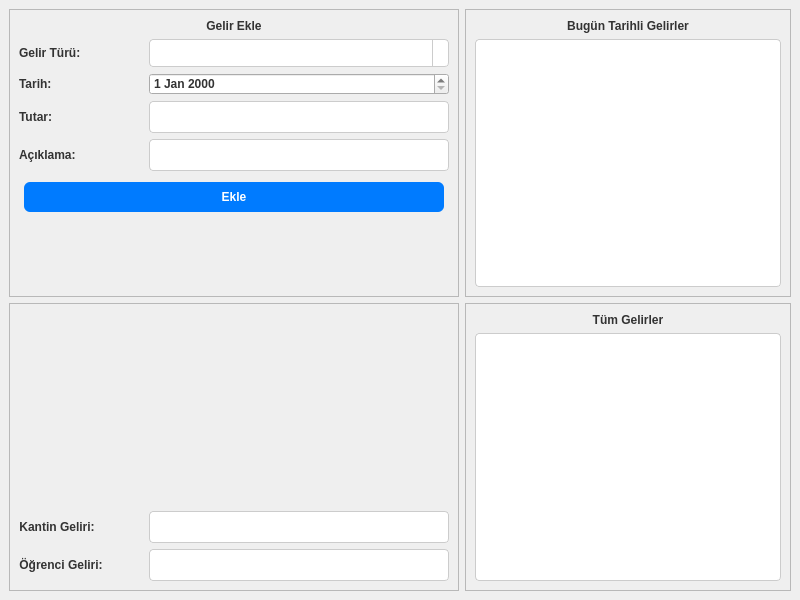
<?xml version="1.0" encoding="UTF-8"?>
<ui version="4.0">
 <class>MainWindow</class>
 <widget class="QMainWindow" name="MainWindow">
  <property name="geometry">
   <rect>
    <x>0</x>
    <y>0</y>
    <width>800</width>
    <height>600</height>
   </rect>
  </property>
  <property name="windowTitle">
   <string>Gelir Ekle</string>
  </property>
  <property name="windowIcon">
   <iconset resource="../../Yazılım/Zv0.1/resources.qrc">
    <normaloff>:/black/icons/black/Layer 1 copy.png</normaloff>:/black/icons/black/Layer 1 copy.png</iconset>
  </property>
  <property name="styleSheet">
   <string notr="true">/* Global Styles */
* {
	font: 10pt &quot;Segoe UI&quot;, Tahoma, Geneva, Verdana, sans-serif;;
    color: #333; /* Koyu gri yazı rengi */
    margin: 0;
    padding: 0;
    font-weight: bold;
}

/* Etiketler */
QLabel {
    color: #333; /* Koyu gri yazı rengi */
    font-weight: 500; /* Orta kalınlıkta yazı */
}

/* Butonlar */
QPushButton {
    color: #fff; /* Beyaz yazı rengi */
    background-color: #007bff; /* Modern mavi arka plan */
    border: none;
    border-radius: 6px; /* Hafif yuvarlatılmış köşeler */
    padding: 8px 20px; /* Rahat içerik alanı */
    margin: 5px;
    font-weight: 600; /* Kalın yazı */
    text-align: center;
}

QPushButton:hover {
    background-color: #0056b3; /* Üzerine gelindiğinde koyu mavi */
}

QPushButton:pressed {
    background-color: #004080; /* Tıklama anında daha koyu mavi */
}

/* Araç Butonları */
QToolButton {
    color: #333;
    background-color: transparent;
    border: none;
    border-radius: 4px;
    font-weight: 600;
    text-align: center;
    font-size: 12px; /* Yazı boyutu ayarlandı */
}

QToolButton:hover {
    background-color: #e0e0e0; /* Üzerine gelindiğinde hafif gri */
}

QToolButton:pressed {
    background-color: #d0d0d0; /* Tıklama anında daha koyu gri */
}

/* Giriş Alanları */
QLineEdit, QPlainTextEdit {
    color: #333;
    background-color: #fff; /* Beyaz arka plan */
    border: 1px solid #ccc; /* Açık gri sınır */
    border-radius: 4px; /* Hafif yuvarlatılmış köşeler */
    font-size: 14px;
    padding: 6px;
}

QLineEdit:focus, QPlainTextEdit:focus {
    border-color: #007bff; /* Odaklanıldığında mavi sınır */
}

/* Seçim Kutuları */
QComboBox {
    color: #333;
    background-color: #fff;
    border: 1px solid #ccc;
    border-radius: 4px;
    padding: 5px;
}

QComboBox::drop-down {
    border-left: 1px solid #ccc; /* Düğme ile kutuyu ayır */
}

/* Menüler ve Menü Çubuğu */
QMenuBar {
    background-color: #007bff;
    color: #fff;
    padding: 0 10px;
}

QMenuBar::item {
    padding: 10px;
    background-color: transparent;
}

QMenuBar::item:selected {
    background-color: #0056b3;
}

QMenu {
    background-color: #fff;
    border: 1px solid #ccc;
    border-radius: 4px;
    padding: 5px;
}

QMenu::item:selected {
    background-color: #007bff;
    color: #fff;
}

QMenu::separator {
    height: 1px;
    background-color: #ccc;
    margin: 5px 0;
}

/* Checkbox ve Radio Butonlar */
QCheckBox, QRadioButton {
    color: #333;
}

QCheckBox::indicator, QRadioButton::indicator {
    width: 16px;
    height: 16px;
    border: 1px solid #ccc;
    border-radius: 8px;
    background-color: #fff;
}

QCheckBox::indicator:checked, QRadioButton::indicator:checked {
    background-color: #007bff;
    border: 1px solid #007bff;
}

/* Tablolar */
QTableWidget {
    background-color: #fff;
    border: 1px solid #ccc;
    border-radius: 4px;
    font-size: 14px;
}

QTableWidget::item:selected {
    background-color: #007bff;
    color: #fff;
}

QHeaderView::section {
    background-color: #f5f5f5;
    border: 1px solid #ccc;
    padding: 8px;
    font-weight: 600;
    font-size: 14px;
}

/* Kaydırıcılar */
QScrollBar:vertical, QScrollBar:horizontal {
    background-color: #f5f5f5;
    border: none;
    width: 12px;
    margin: 0;
}

QScrollBar::handle:vertical, QScrollBar::handle:horizontal {
    background-color: #ccc;
    border-radius: 6px;
}

QScrollBar::add-line:vertical, QScrollBar::sub-line:vertical {
    height: 0px;
    width: 0px;
}

QScrollBar::add-page:vertical, QScrollBar::sub-page:vertical {
    background: none;
}

/* GroupBox */
QGroupBox {
    border: 1px solid #ccc;
    border-radius: 8px;
    margin: 10px;
    padding: 10px;
    background-color: #fff;
}

QGroupBox::title {
    subcontrol-origin: padding;
    subcontrol-position: top left;
    padding: 0 10px;
    color: #333;
    font-weight: 600;
    font-size: 16px;
}
</string>
  </property>
  <widget class="QWidget" name="centralwidget">
   <layout class="QGridLayout" name="gridLayout">
    <item row="0" column="0">
     <widget class="QFrame" name="frame">
      <property name="frameShape">
       <enum>QFrame::StyledPanel</enum>
      </property>
      <property name="frameShadow">
       <enum>QFrame::Plain</enum>
      </property>
      <layout class="QVBoxLayout" name="verticalLayout_2">
       <item>
        <widget class="QLabel" name="label_6">
         <property name="frameShape">
          <enum>QFrame::NoFrame</enum>
         </property>
         <property name="text">
          <string>Gelir Ekle</string>
         </property>
         <property name="alignment">
          <set>Qt::AlignCenter</set>
         </property>
        </widget>
       </item>
       <item>
        <layout class="QVBoxLayout" name="verticalLayout">
         <item>
          <layout class="QHBoxLayout" name="horizontalLayout">
           <item>
            <widget class="QLabel" name="label">
             <property name="text">
              <string>Gelir Türü:</string>
             </property>
            </widget>
           </item>
           <item>
            <spacer name="horizontalSpacer">
             <property name="orientation">
              <enum>Qt::Horizontal</enum>
             </property>
             <property name="sizeHint" stdset="0">
              <size>
               <width>40</width>
               <height>20</height>
              </size>
             </property>
            </spacer>
           </item>
           <item>
            <widget class="QComboBox" name="cbox_gelirui_gelir_turu">
             <property name="minimumSize">
              <size>
               <width>300</width>
               <height>0</height>
              </size>
             </property>
             <property name="maximumSize">
              <size>
               <width>300</width>
               <height>300</height>
              </size>
             </property>
            </widget>
           </item>
          </layout>
         </item>
         <item>
          <layout class="QHBoxLayout" name="horizontalLayout_2">
           <item>
            <widget class="QLabel" name="label_2">
             <property name="text">
              <string>Tarih:</string>
             </property>
            </widget>
           </item>
           <item>
            <spacer name="horizontalSpacer_2">
             <property name="orientation">
              <enum>Qt::Horizontal</enum>
             </property>
             <property name="sizeHint" stdset="0">
              <size>
               <width>40</width>
               <height>20</height>
              </size>
             </property>
            </spacer>
           </item>
           <item>
            <widget class="QDateEdit" name="dateEdit_gelirui_gelir_tarihi">
             <property name="minimumSize">
              <size>
               <width>300</width>
               <height>0</height>
              </size>
             </property>
             <property name="maximumSize">
              <size>
               <width>300</width>
               <height>300</height>
              </size>
             </property>
            </widget>
           </item>
          </layout>
         </item>
         <item>
          <layout class="QHBoxLayout" name="horizontalLayout_3">
           <item>
            <widget class="QLabel" name="label_3">
             <property name="text">
              <string>Tutar:</string>
             </property>
            </widget>
           </item>
           <item>
            <spacer name="horizontalSpacer_3">
             <property name="orientation">
              <enum>Qt::Horizontal</enum>
             </property>
             <property name="sizeHint" stdset="0">
              <size>
               <width>40</width>
               <height>20</height>
              </size>
             </property>
            </spacer>
           </item>
           <item>
            <widget class="QLineEdit" name="le_gelirui_gelir_tutari">
             <property name="minimumSize">
              <size>
               <width>300</width>
               <height>0</height>
              </size>
             </property>
             <property name="maximumSize">
              <size>
               <width>300</width>
               <height>300</height>
              </size>
             </property>
            </widget>
           </item>
          </layout>
         </item>
         <item>
          <layout class="QHBoxLayout" name="horizontalLayout_4">
           <item>
            <widget class="QLabel" name="label_4">
             <property name="text">
              <string>Açıklama:</string>
             </property>
            </widget>
           </item>
           <item>
            <spacer name="horizontalSpacer_4">
             <property name="orientation">
              <enum>Qt::Horizontal</enum>
             </property>
             <property name="sizeHint" stdset="0">
              <size>
               <width>40</width>
               <height>20</height>
              </size>
             </property>
            </spacer>
           </item>
           <item>
            <widget class="QLineEdit" name="le_gelirui_gelir_aciklama">
             <property name="minimumSize">
              <size>
               <width>300</width>
               <height>0</height>
              </size>
             </property>
             <property name="maximumSize">
              <size>
               <width>300</width>
               <height>300</height>
              </size>
             </property>
            </widget>
           </item>
          </layout>
         </item>
        </layout>
       </item>
       <item>
        <widget class="QPushButton" name="btn_gelirui_gelir_ekle">
         <property name="text">
          <string>Ekle</string>
         </property>
        </widget>
       </item>
       <item>
        <spacer name="verticalSpacer">
         <property name="orientation">
          <enum>Qt::Vertical</enum>
         </property>
         <property name="sizeHint" stdset="0">
          <size>
           <width>20</width>
           <height>40</height>
          </size>
         </property>
        </spacer>
       </item>
      </layout>
     </widget>
    </item>
    <item row="1" column="1">
     <widget class="QFrame" name="frame_4">
      <property name="frameShape">
       <enum>QFrame::StyledPanel</enum>
      </property>
      <property name="frameShadow">
       <enum>QFrame::Plain</enum>
      </property>
      <layout class="QVBoxLayout" name="verticalLayout_4">
       <item>
        <widget class="QLabel" name="label_7">
         <property name="text">
          <string>Tüm Gelirler</string>
         </property>
         <property name="alignment">
          <set>Qt::AlignCenter</set>
         </property>
        </widget>
       </item>
       <item>
        <widget class="QTableWidget" name="tableWidget_gelirui_tum_gelirler"/>
       </item>
      </layout>
     </widget>
    </item>
    <item row="0" column="1">
     <widget class="QFrame" name="frame_2">
      <property name="frameShape">
       <enum>QFrame::StyledPanel</enum>
      </property>
      <property name="frameShadow">
       <enum>QFrame::Plain</enum>
      </property>
      <layout class="QVBoxLayout" name="verticalLayout_3">
       <item>
        <widget class="QLabel" name="label_5">
         <property name="text">
          <string>Bugün Tarihli Gelirler</string>
         </property>
         <property name="alignment">
          <set>Qt::AlignCenter</set>
         </property>
        </widget>
       </item>
       <item>
        <widget class="QTableWidget" name="tableWidget_gelirui_bugun_tarihli_gelirler"/>
       </item>
      </layout>
     </widget>
    </item>
    <item row="1" column="0">
     <widget class="QFrame" name="frame_3">
      <property name="frameShape">
       <enum>QFrame::StyledPanel</enum>
      </property>
      <property name="frameShadow">
       <enum>QFrame::Plain</enum>
      </property>
      <layout class="QVBoxLayout" name="verticalLayout_5">
       <item>
        <spacer name="verticalSpacer_2">
         <property name="orientation">
          <enum>Qt::Vertical</enum>
         </property>
         <property name="sizeHint" stdset="0">
          <size>
           <width>20</width>
           <height>40</height>
          </size>
         </property>
        </spacer>
       </item>
       <item>
        <layout class="QHBoxLayout" name="horizontalLayout_7">
         <item>
          <widget class="QLabel" name="label_8">
           <property name="text">
            <string>Kantin Geliri:</string>
           </property>
           <property name="alignment">
            <set>Qt::AlignCenter</set>
           </property>
          </widget>
         </item>
         <item>
          <spacer name="horizontalSpacer_5">
           <property name="orientation">
            <enum>Qt::Horizontal</enum>
           </property>
           <property name="sizeHint" stdset="0">
            <size>
             <width>40</width>
             <height>20</height>
            </size>
           </property>
          </spacer>
         </item>
         <item>
          <widget class="QLineEdit" name="le_gelirui_kantin_geliri">
           <property name="minimumSize">
            <size>
             <width>300</width>
             <height>0</height>
            </size>
           </property>
           <property name="readOnly">
            <bool>true</bool>
           </property>
          </widget>
         </item>
        </layout>
       </item>
       <item>
        <layout class="QHBoxLayout" name="horizontalLayout_6">
         <item>
          <widget class="QLabel" name="label_9">
           <property name="text">
            <string>Öğrenci Geliri:</string>
           </property>
           <property name="alignment">
            <set>Qt::AlignCenter</set>
           </property>
          </widget>
         </item>
         <item>
          <spacer name="horizontalSpacer_6">
           <property name="orientation">
            <enum>Qt::Horizontal</enum>
           </property>
           <property name="sizeHint" stdset="0">
            <size>
             <width>40</width>
             <height>20</height>
            </size>
           </property>
          </spacer>
         </item>
         <item>
          <widget class="QLineEdit" name="le_gelirui_ogrenci_geliri">
           <property name="minimumSize">
            <size>
             <width>300</width>
             <height>0</height>
            </size>
           </property>
           <property name="readOnly">
            <bool>true</bool>
           </property>
          </widget>
         </item>
        </layout>
       </item>
      </layout>
     </widget>
    </item>
   </layout>
  </widget>
 </widget>
 <resources>
  <include location="../../Yazılım/Zv0.1/resources.qrc"/>
 </resources>
 <connections/>
</ui>
